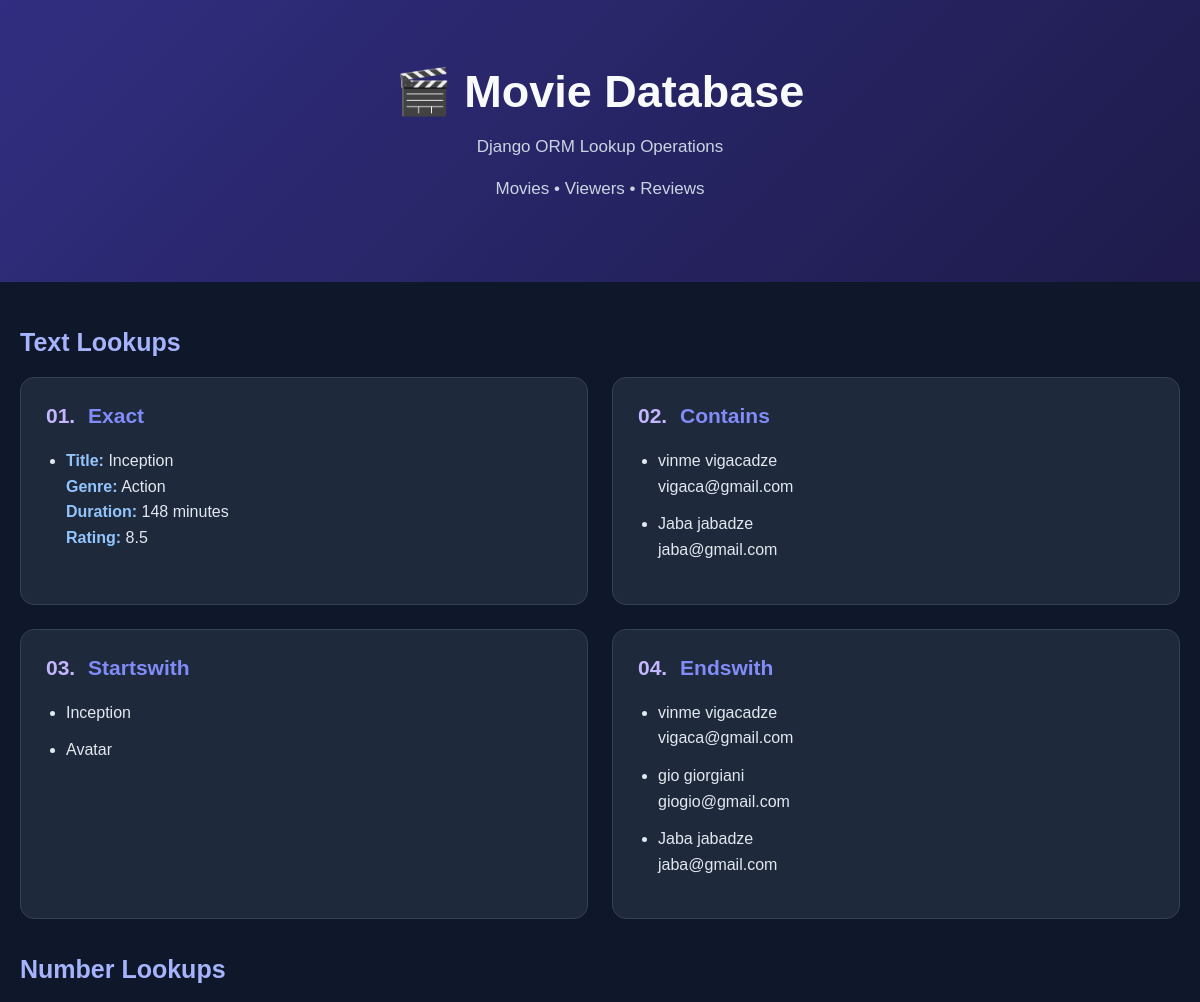
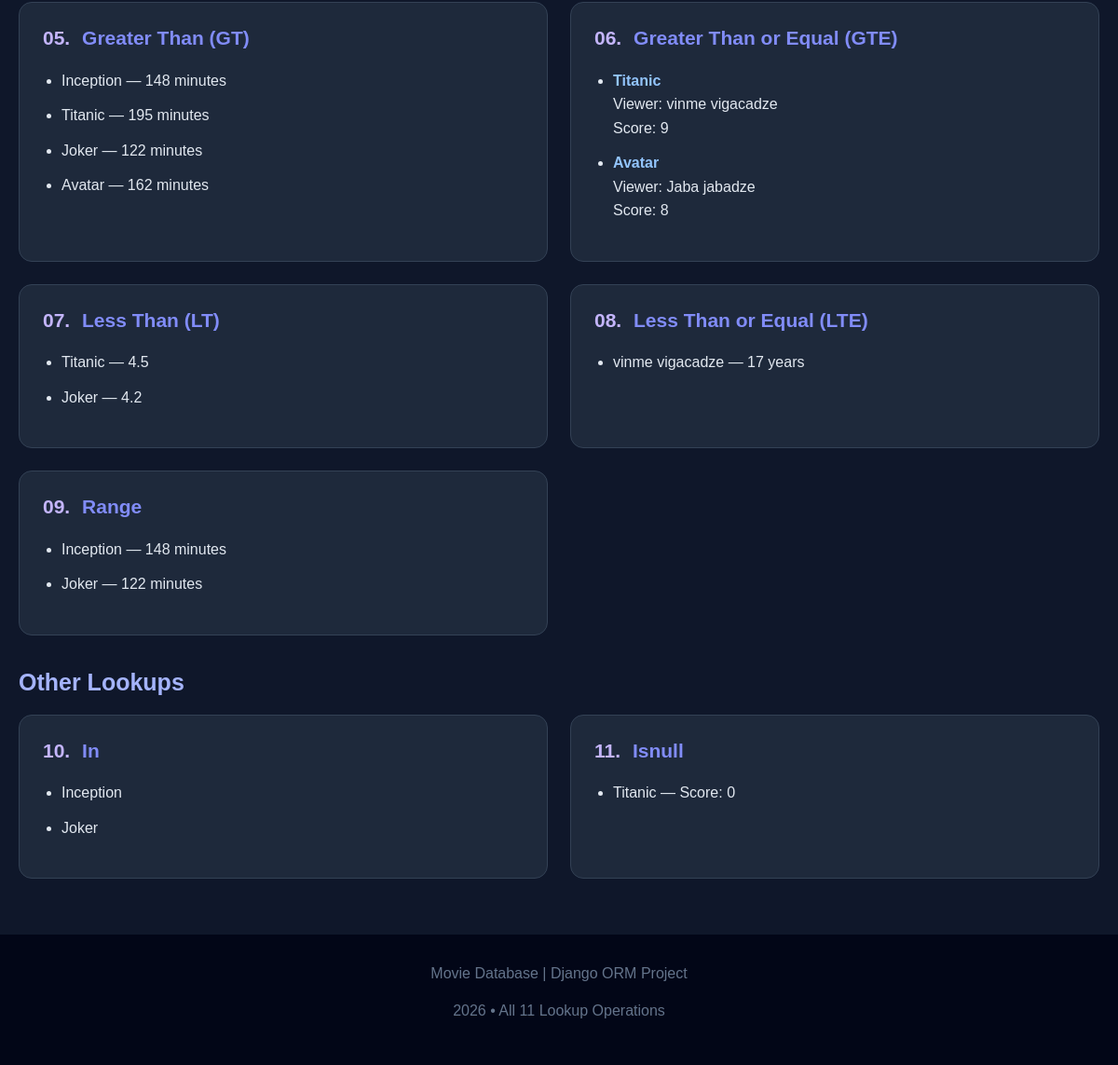
The page / on the database its author committed (2 pictures, top to bottom).
### movies/models.py (models this page shows, shortened)
class Movie(models.Model):
    title = models.CharField(max_length=100)
    genre = models.CharField(max_length=50)
    duration_minutes = models.IntegerField()
    rating = models.FloatField()

class Viewer(models.Model):
    first_name = models.CharField(max_length=50)
    last_name = models.CharField(max_length=50)
    age = models.IntegerField()
    email = models.EmailField()
    is_subscribed = models.BooleanField(default=False)

class Review(models.Model):
    movie = models.ForeignKey(
        Movie,
        on_delete=models.CASCADE
    )
    viewer = models.ForeignKey(
        Viewer,
        on_delete=models.SET_NULL,
        null=True,
        blank=True
    )
    score = models.IntegerField()

### movies/views.py (the view)
# urls.py: path("", views.lookup_examples, name="home"),
def lookup_examples(request):
    movie_exact = Movie.objects.filter(title__exact="Inception")
    viewers_contains_lastname = Viewer.objects.filter(
        last_name__contains="dze"
    )
    genre_starts = Movie.objects.filter(
        genre__startswith="Action"
    )
    email_ends = Viewer.objects.filter(
        email__endswith="@gmail.com"
    )
    long_movies = Movie.objects.filter(
        duration_minutes__gt=120
    )
    high_score_reviews = Review.objects.filter(
        score__gte=8
    )
    low_rating_movies = Movie.objects.filter(
        rating__lt=5
    )
    young_viewers = Viewer.objects.filter(
        age__lte=18
    )
    medium_length_movies = Movie.objects.filter(
        duration_minutes__range=(90, 150)
    )
    movies_in_list = Movie.objects.filter(
        id__in=[1, 3, 7]
    )
    reviews_without_viewer = Review.objects.filter(
        viewer__isnull=True
    )
    context = {
        "movie_exact": movie_exact,
        "viewers_contains_lastname": viewers_contains_lastname,
        "genre_starts": genre_starts,
        "email_ends": email_ends,
        "long_movies": long_movies,
        "high_score_reviews": high_score_reviews,
        "low_rating_movies": low_rating_movies,
        "young_viewers": young_viewers,
        "medium_length_movies": medium_length_movies,
        "movies_in_list": movies_in_list,
        "reviews_without_viewer": reviews_without_viewer,
    }
    return render(request, "movies/lookups.html", context)

### movies/templates/movies/lookups.html (shortened to what this page needs)
<!DOCTYPE html>
<html lang="en">
<head>
    <link href="https://cdn.jsdelivr.net/npm/bootstrap@5.3.7/dist/css/bootstrap.min.css" rel="stylesheet">
</head>
<body>
    <header class="hero">
        <h1>🎬 Movie Database</h1>
        <p>Django ORM Lookup Operations</p>
        <p>Movies • Viewers • Reviews</p>
    </header>
    <main class="main-container">
        <h2 class="section-title">Text Lookups</h2>
        <div class="row g-4">
            <div class="col-md-6">
                <div class="lookup-card">
                    <h3><span class="number">01.</span> Exact</h3>
                    <ul>
                        {% for movie in movie_exact %}
                            <li>
                                <strong>Title:</strong> {{ movie.title }}<br>
                                <strong>Genre:</strong> {{ movie.genre }}<br>
                                <strong>Duration:</strong> {{ movie.duration_minutes }} minutes<br>
                                <strong>Rating:</strong> {{ movie.rating }}
                            </li>
                        {% empty %}
                            <li class="empty">No movies found.</li>
                        {% endfor %}
                    </ul>
                </div>
            </div>
            <div class="col-md-6">
                <div class="lookup-card">
                    <h3><span class="number">02.</span> Contains</h3>
                    <ul>
                        {% for viewer in viewers_contains_lastname %}
                            <li>
                                {{ viewer.first_name }} {{ viewer.last_name }}<br>
                                {{ viewer.email }}
                            </li>
                        {% empty %}
                            <li class="empty">No viewers found.</li>
                        {% endfor %}
                    </ul>
                </div>
            </div>
            <div class="col-md-6">
                <div class="lookup-card">
                    <h3><span class="number">03.</span> Startswith</h3>
                    <ul>
                        {% for movie in genre_starts %}
                            <li>{{ movie.title }}</li>
                        {% empty %}
                            <li class="empty">No movies found.</li>
                        {% endfor %}
                    </ul>
                </div>
            </div>
            <div class="col-md-6">
                <div class="lookup-card">
                    <h3><span class="number">04.</span> Endswith</h3>
                    <ul>
                        {% for viewer in email_ends %}
                            <li>
                                {{ viewer.first_name }} {{ viewer.last_name }}<br>
                                {{ viewer.email }}
                            </li>
                        {% empty %}
                            <li class="empty">No viewers found.</li>
                        {% endfor %}
                    </ul>
                </div>
            </div>
        </div>
        <h2 class="section-title">Number Lookups</h2>
        <div class="row g-4">
            <div class="col-md-6">
                <div class="lookup-card">
                    <h3><span class="number">05.</span> Greater Than (GT)</h3>
                    <ul>
                        {% for movie in long_movies %}
                            <li>
                                {{ movie.title }} —
                                {{ movie.duration_minutes }} minutes
                            </li>
                        {% empty %}
                            <li class="empty">No movies found.</li>
                        {% endfor %}
                    </ul>
                </div>
            </div>
            <div class="col-md-6">
                <div class="lookup-card">
                    <h3><span class="number">06.</span> Greater Than or Equal (GTE)</h3>
                    <ul>
                        {% for review in high_score_reviews %}
                            <li>
                                <strong>{{ review.movie.title }}</strong><br>
                                Viewer:
                                {% if review.viewer %}
                                    {{ review.viewer.first_name }}
                                    {{ review.viewer.last_name }}
                                {% else %}
                                    Unknown
                                {% endif %}
                                <br>
                                Score: {{ review.score }}
                            </li>
                        {% empty %}
                            <li class="empty">No reviews found.</li>
                        {% endfor %}
                    </ul>
                </div>
            </div>
            <div class="col-md-6">
                <div class="lookup-card">
                    <h3><span class="number">07.</span> Less Than (LT)</h3>
                    <ul>
                        {% for movie in low_rating_movies %}
                            <li>
                                {{ movie.title }} — {{ movie.rating }}
                            </li>
                        {% empty %}
                            <li class="empty">No movies found.</li>
                        {% endfor %}
                    </ul>
                </div>
            </div>
            <div class="col-md-6">
                <div class="lookup-card">
                    <h3><span class="number">08.</span> Less Than or Equal (LTE)</h3>
                    <ul>
                        {% for viewer in young_viewers %}
                            <li>
                                {{ viewer.first_name }}
                                {{ viewer.last_name }} —
                                {{ viewer.age }} years
                            </li>
                        {% empty %}
                            <li class="empty">No viewers found.</li>
                        {% endfor %}
                    </ul>
                </div>
            </div>
            <div class="col-md-6">
                <div class="lookup-card">
                    <h3><span class="number">09.</span> Range</h3>
                    <ul>
                        {% for movie in medium_length_movies %}
                            <li>
                                {{ movie.title }} —
                                {{ movie.duration_minutes }} minutes
                            </li>
                        {% empty %}
                            <li class="empty">No movies found.</li>
                        {% endfor %}
                    </ul>
                </div>
            </div>
        </div>
        <h2 class="section-title">Other Lookups</h2>
        <div class="row g-4">
            <div class="col-md-6">
                <div class="lookup-card">
                    <h3><span class="number">10.</span> In</h3>
                    <ul>
                        {% for movie in movies_in_list %}
                            <li>{{ movie.title }}</li>
                        {% empty %}
                            <li class="empty">No movies found.</li>
                        {% endfor %}
                    </ul>
                </div>
            </div>
            <div class="col-md-6">
                <div class="lookup-card">
                    <h3><span class="number">11.</span> Isnull</h3>
                    <ul>
                        {% for review in reviews_without_viewer %}
                            <li>
                                {{ review.movie.title }} —
                                Score: {{ review.score }}
                            </li>
                        {% empty %}
                            <li class="empty">No reviews found.</li>
                        {% endfor %}
                    </ul>
                </div>
            </div>
        </div>
    </main>
    <footer>
        <p>Movie Database | Django ORM Project</p>
        <p>2026 • All 11 Lookup Operations</p>
    </footer>
</body>
</html>

### movies/templates/movies/lookups.html (style rules this page uses)
* { margin: 0; padding: 0; box-sizing: border-box; }
body { background: #0f172a; color: #f8fafc; font-family: Arial, sans-serif; }
.hero { background: linear-gradient(135deg, #312e81, #1e1b4b); padding: 65px 20px; text-align: center; }
.hero h1 { font-size: 45px; font-weight: 800; margin-bottom: 15px; }
.hero p { color: #cbd5e1; font-size: 17px; }
.main-container { max-width: 1200px; margin: 45px auto; padding: 0 20px; }
.section-title { font-size: 25px; font-weight: bold; margin: 35px 0 20px; color: #a5b4fc; }
.lookup-card { background: #1e293b; border: 1px solid #334155; border-radius: 14px; padding: 25px; height: 100%; transition: 0.3s; }
.lookup-card h3 { color: #818cf8; font-size: 21px; font-weight: bold; margin-bottom: 20px; }
.lookup-card ul { padding-left: 20px; }
.lookup-card li { color: #e2e8f0; margin-bottom: 12px; line-height: 1.6; }
.lookup-card strong { color: #93c5fd; }
.number { color: #c4b5fd; margin-right: 7px; }
footer { background: #020617; text-align: center; padding: 30px; color: #64748b; margin-top: 60px; }

### rows shown on the page
Movie: title "Inception", genre "Action", duration_minutes "148", rating "8.5"
Viewer: first_name "vinme", last_name "vigacadze", email "vigaca@gmail.com", age "17"
Viewer: first_name "Jaba", last_name "jabadze", email "jaba@gmail.com"
Movie: title "Avatar", duration_minutes "162"
Viewer: first_name "gio", last_name "giorgiani", email "giogio@gmail.com"
Movie: title "Titanic", duration_minutes "195", rating "4.5"
Movie: title "Joker", duration_minutes "122", rating "4.2"
Review: movie "Titanic", viewer.first_name "vinme", viewer.last_name "vigacadze", score "9"
Review: movie "Avatar", viewer.first_name "Jaba", viewer.last_name "jabadze", score "8"
Review: movie "Titanic", score "0"
